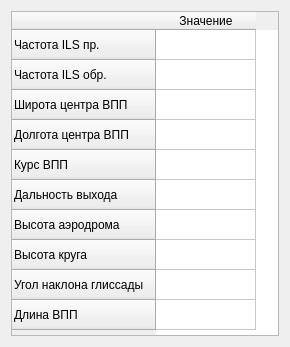
<?xml version="1.0" encoding="UTF-8"?>
<ui version="4.0">
 <class>FormSettingAerodrom</class>
 <widget class="QWidget" name="FormSettingAerodrom">
  <property name="geometry">
   <rect>
    <x>0</x>
    <y>0</y>
    <width>290</width>
    <height>347</height>
   </rect>
  </property>
  <property name="windowTitle">
   <string>Form</string>
  </property>
  <layout class="QVBoxLayout" name="verticalLayout">
   <item>
    <widget class="QTableWidget" name="tableWidget">
     <row>
      <property name="text">
       <string>Частота ILS пр.</string>
      </property>
     </row>
     <row>
      <property name="text">
       <string>Частота ILS обр.</string>
      </property>
     </row>
     <row>
      <property name="text">
       <string>Широта центра ВПП</string>
      </property>
     </row>
     <row>
      <property name="text">
       <string>Долгота центра ВПП</string>
      </property>
     </row>
     <row>
      <property name="text">
       <string>Курс ВПП</string>
      </property>
     </row>
     <row>
      <property name="text">
       <string>Дальность выхода</string>
      </property>
     </row>
     <row>
      <property name="text">
       <string>Высота аэродрома</string>
      </property>
     </row>
     <row>
      <property name="text">
       <string>Высота круга</string>
      </property>
     </row>
     <row>
      <property name="text">
       <string>Угол наклона глиссады</string>
      </property>
     </row>
     <row>
      <property name="text">
       <string>Длина ВПП</string>
      </property>
     </row>
     <column>
      <property name="text">
       <string>Значение</string>
      </property>
     </column>
    </widget>
   </item>
  </layout>
 </widget>
 <resources/>
 <connections/>
</ui>
